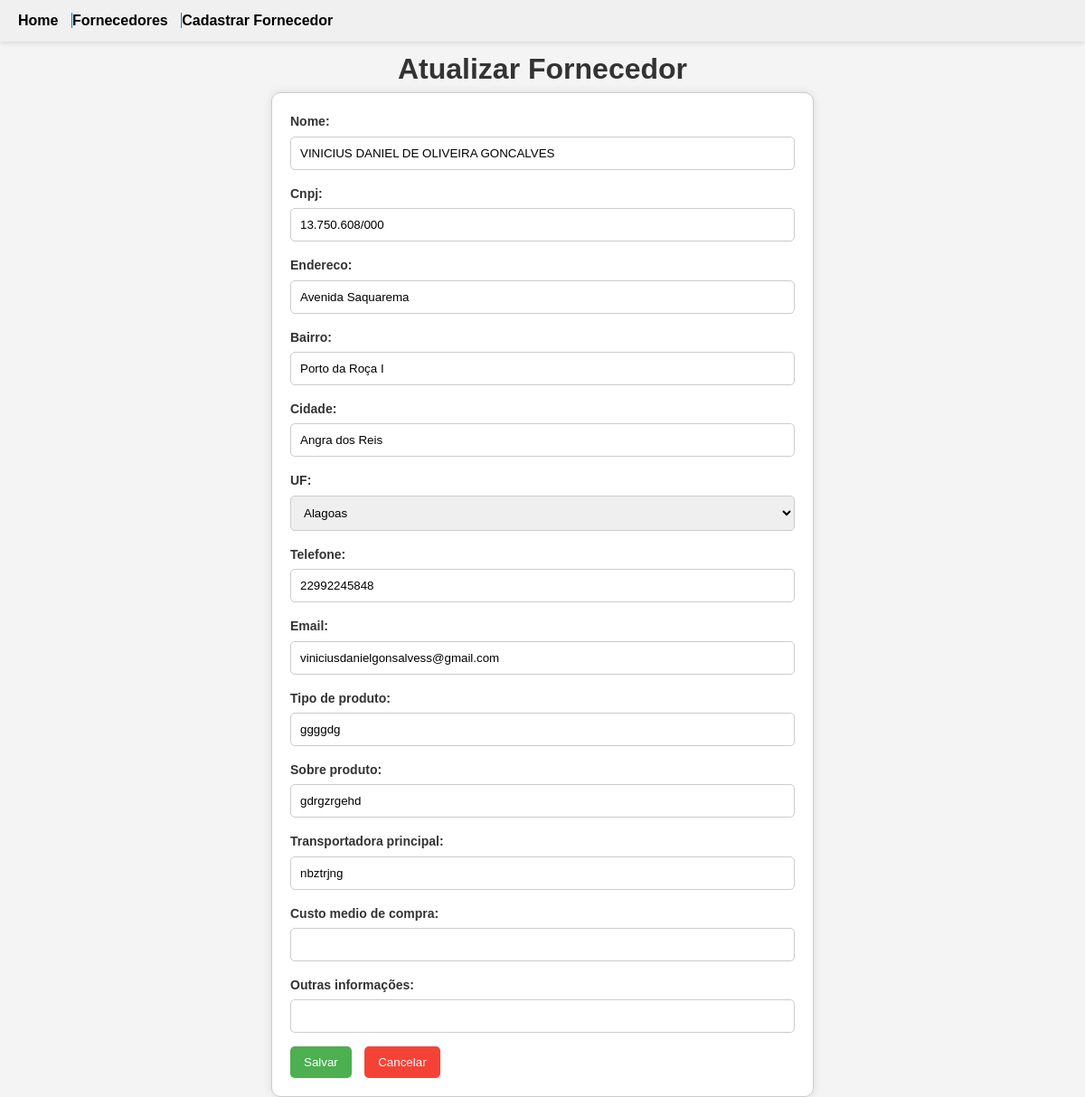
Screenshot of /atualizar/6/ with the database file from the repository.
### todos/models.py (models this page shows)
class Fornecedor(models.Model):
    UF_CHOICES = [
        ('AC', 'Acre'),
        ('AL', 'Alagoas'),
        ('AP', 'Amapá'),
        ('AM', 'Amazonas'),
        ('BA', 'Bahia'),
        ('CE', 'Ceará'),
        ('DF', 'Distrito Federal'),
        ('ES', 'Espírito Santo'),
        ('GO', 'Goiás'),
        ('MA', 'Maranhão'),
        ('MT', 'Mato Grosso'),
        ('MS', 'Mato Grosso do Sul'),
        ('MG', 'Minas Gerais'),
        ('PA', 'Pará'),
        ('PB', 'Paraíba'),
        ('PR', 'Paraná'),
        ('PE', 'Pernambuco'),
        ('PI', 'Piauí'),
        ('RJ', 'Rio de Janeiro'),
        ('RN', 'Rio Grande do Norte'),
        ('RS', 'Rio Grande do Sul'),
        ('RO', 'Rondônia'),
        ('RR', 'Roraima'),
        ('SC', 'Santa Catarina'),
        ('SP', 'São Paulo'),
        ('SE', 'Sergipe'),
        ('TO', 'Tocantins'),
    ] #No UF_Choices, primeira parte é como salva, segunda parte é como aparece pro usuario
    nome = models.CharField(max_length=200, blank=False, null=False)
    cnpj = models.CharField(max_length=14, blank=False, null=False, validators=[MinLengthValidator(14)])
    endereco = models.CharField(max_length=500, blank=False, null=False)
    bairro = models.CharField(max_length=50, blank=False, null=False)
    cidade = models.CharField(max_length=50, blank=False, null=False)
    uf = models.CharField(max_length=2, choices=UF_CHOICES, verbose_name="UF",blank=False, null=False)
    telefone = models.CharField(max_length=15, blank=False, null=False, validators=[MinLengthValidator(11)])
    email = models.EmailField(blank=False, null=False)
    tipo_de_produto = models.CharField(max_length=200, blank=False, null=False)
    sobre_produto = models.CharField(max_length=500, blank=False, null=False)
    transportadora_principal = models.CharField(max_length=300, blank=False, null=False)
    custo_medio_de_compra = models.DecimalField(max_digits=10, decimal_places=2, blank=True, null=True)
    outras_informações = models.CharField(max_length=500, blank=True, null=True)
    data_cadastro = models.DateTimeField(auto_now_add=True)

### todos/views.py (the view)
# urls.py: path('atualizar/<int:pk>/', FornecedorUpdateView.as_view(), name="fornecedor_update"),
class FornecedorUpdateView(UpdateView):
    model = Fornecedor
    fields = "__all__"
    success_url = reverse_lazy("fornecedor_list")
    extra_context = {'titulo': 'Atualizar Fornecedor'}

### todos/templates/todos/fornecedor_form.html (shortened to what this page needs)
{% extends 'todos/base.html' %}
{% block content %}
{% load  static %}
    <link rel="stylesheet" type="text/css" href="{% static 'css/fornecedor_form.css' %}">
    <h1 style="text-align: center;"><b>{{titulo}}</b></h1>
  <form method="POST">
    {{ form.as_p }}
    <button type="submit">Salvar</button>
    <button type="reset">Cancelar</button>
  </form>
{% endblock %}

### todos/templates/todos/base.html (shortened to what this page needs)
{% load static %}
<!DOCTYPE html>
<html lang="pt-br">
<head>
    <link rel="stylesheet" type="text/css" href="{% static 'css/base.css' %}">
</head>
<body>
    <header>
        <nav>
            <ul>
                <li>
                    <a href="{% url 'index' %}">Home</a>
                    <a href="{% url 'fornecedor_list' %}">Fornecedores</a>
                    <a href="{% url 'fornecedor_form' %}">Cadastrar Fornecedor</a>
                </li>
            </ul>
        </nav>
    </header>
   <br>
</body>
</html>
{% block content %}{% endblock %}

### static/css/base.css (style rules this page uses)
* { margin: 0; padding: 0; box-sizing: border-box; }
body { font-family: Arial, sans-serif; line-height: 1.6; color: #333; background-color: #f4f4f4; padding: 20px; }
header { display: flex; justify-content: space-between; align-items: center; position: fixed; top: 0; left: 0; width: 100%; background-color: rgb(240, 240, 240); padding: 10px; box-shadow: 0 2px 5px rgba(0, 0, 0, 0.1); }
nav ul { list-style: none; margin: 0; padding: 0; display: flex; }
nav ul li { margin-right: 20px; }
nav a { text-decoration: none; color: black; font-weight: bold; transition: color 0.3s; border-left: 1px solid #007bff; margin-left: 10px; }
nav a:first-child { border-left: none; }

### static/css/fornecedor_form.css (style rules this page uses)
body { font-family: Arial, sans-serif; background-color: #f4f4f4; margin: 0; padding: 0; }
form { background-color: white; padding: 20px; margin: 0 auto; width: 50%; border: 1px solid #ccc; border-radius: 10px; box-shadow: 0 0 10px rgba(0, 0, 0, 0.1); }
label { font-size: 14px; font-weight: bold; color: #333; display: block; margin-bottom: 5px; }
input[type="text"], input[type="email"], input[type="number"], select { width: 100%; padding: 10px; margin-bottom: 15px; border: 1px solid #ccc; border-radius: 5px; }
button[type="submit"], button[type="reset"] { background-color: #4CAF50; color: white; padding: 10px 15px; margin-right: 10px; border: none; border-radius: 5px; cursor: pointer; }
button[type="reset"] { background-color: #f44336; }

### rows the page displays
Fornecedor: nome "VINICIUS DANIEL DE OLIVEIRA GONCALVES", cnpj "13.750.608/000", endereco "Avenida Saquarema", bairro "Porto da Roça I", cidade "Angra dos Reis", uf "Alagoas", telefone "22992245848", email "viniciusdanielgonsalvess@gmail.com", tipo_de_produto "ggggdg", sobre_produto "gdrgzrgehd", transportadora_principal "nbztrjng"

### other values shown
{{ titulo }} "Atualizar Fornecedor"
